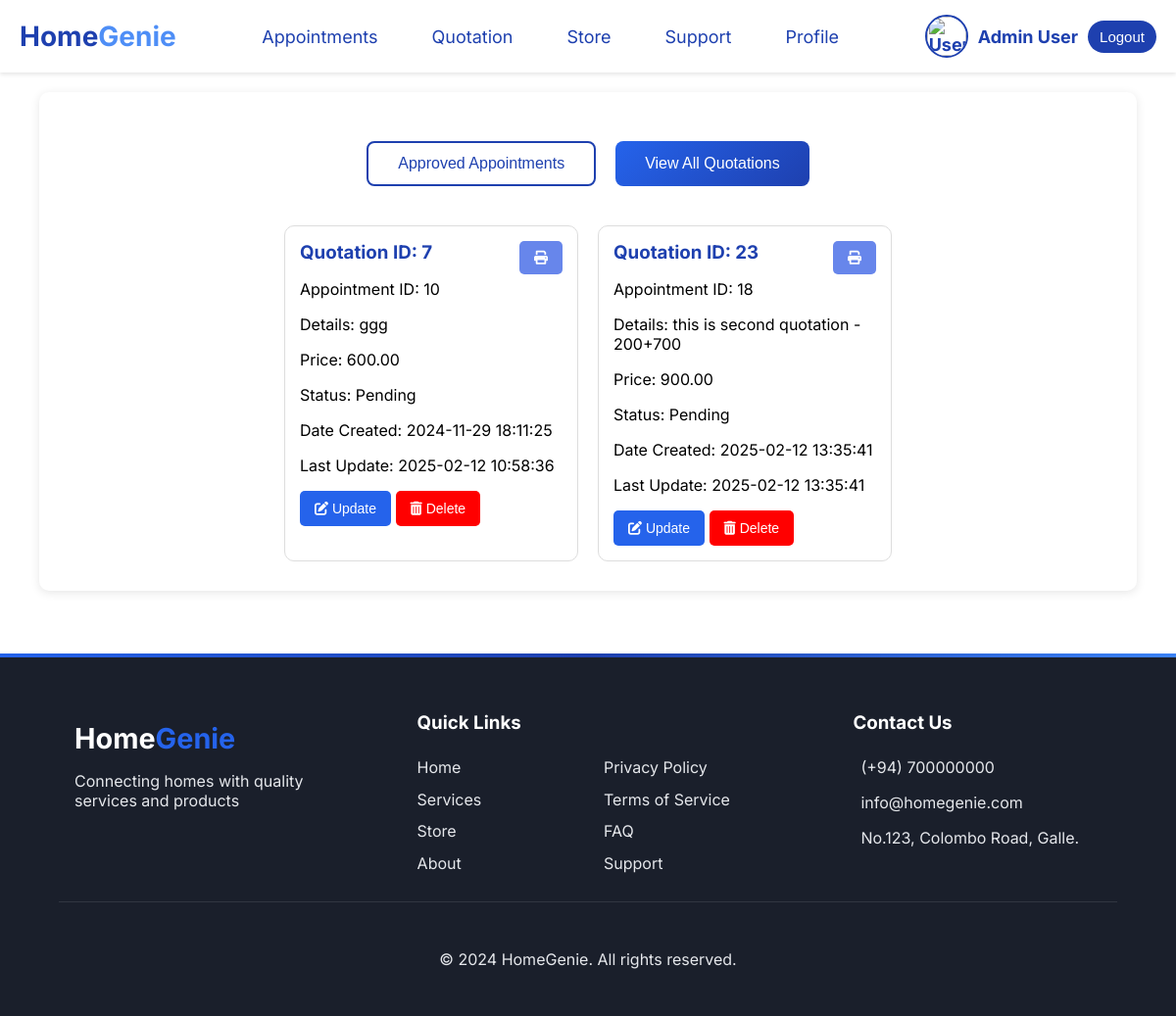
Page /ServiceProviderController/SubmittedQuotations (signed in) on the committed database.
### tables this page shows
CREATE TABLE `quotations` (
  `quotation_id` int(11) NOT NULL,
  `appointment_id` int(11) NOT NULL,
  `service_provider_id` int(11) NOT NULL,
  `quotation_details` text NOT NULL,
  `price` decimal(10,2) NOT NULL,
  `status` enum('Pending','Approved','Rejected') DEFAULT 'Pending',
  `created_at` timestamp NOT NULL DEFAULT current_timestamp(),
  `updated_at` timestamp NOT NULL DEFAULT current_timestamp() ON UPDATE current_timestamp()
);

### app/controllers/ServiceProviderController.php (called while the page is built, shortened)
<?php
class ServiceProviderController extends Controller
{
    private $QuotationSVPModel;
    public function __construct()
    {
        $this->QuotationSVPModel = $this->model('QuotationSVPModel');
    }
    public function SubmittedQuotations()
    {
        $results = $this->QuotationSVPModel->getAllQuotationslist();
        $this->view('ServiceProvider/SubmittedQuotations', data: $results);
    }
}

### app/libraries/Core.php (called while the page is built, shortened)
<?php
class Core {
    protected $currentMethod = 'index';
    public function __construct() {
        $url = $this->getURL();
        if (isset($url[0]) && file_exists('../app/controllers/' . ucwords($url[0]) . '.php')) {
            unset($url[0]);
        }
        $this->currentController = new $this->currentController;
        if (isset($url[1]) && method_exists($this->currentController, $url[1])) {
            $this->currentMethod = $url[1];
            unset($url[1]);
        }
        $this->params = $url ? array_values($url) : [];
        call_user_func_array([$this->currentController, $this->currentMethod], $this->params);
    }
    public function getURL() {
        if (isset($_GET['url'])) {
            $url = rtrim($_GET['url'], '/');
            $url = filter_var($url, FILTER_SANITIZE_URL);
            return explode('/', $url);
        }
        return [];
    }
}

### public/index.php (called while the page is built, shortened)
<?php
   $init = new Core();
?>

### app/libraries/Database.php (called while the page is built, shortened)
<?php
class Database{
    private $host = DB_HOST;
    private $user = DB_USER;
    private $password = DB_PASSWORD;
    private $dbname = DB_NAME;
    private $dbh;
    private $statement;
    public function __construct(){
        $dsn = 'mysql:host='.$this->host.';dbname='.$this->dbname;
        $options = array(
            PDO::ATTR_PERSISTENT => true,
            PDO::ATTR_ERRMODE => PDO::ERRMODE_EXCEPTION
        );
        try {
            $this->dbh = new PDO($dsn, $this->user, $this->password, $options);
        } catch (PDOException $e) {
            $this->error = $e->getMessage();
            echo $this->error;
        }
    }
    public function query($sql){
        $this->statement = $this->dbh->prepare($sql);
    }
    public function execute(){
        return $this->statement->execute();
    }
    public function resultSet(){
        $this->execute();
        return $this->statement->fetchAll(PDO::FETCH_OBJ);
    }
}

### app/models/QuotationSVPModel.php (called while the page is built, shortened)
<?php
class QuotationSVPModel
{
  private $db;
  public function __construct()
  {
    $this->db = new Database();
  }
  public function getAllQuotationslist()
  {
    $query = "
        SELECT q.quotation_id, q.appointment_id, q.service_provider_id, q.quotation_details, q.price, q.status, q.created_at, q.updated_at
        FROM quotations q
    ";
    $this->db->query($query);
    return $this->db->resultset();
  }
}

### app/views/ServiceProvider/SubmittedQuotations.php (the view, shortened to what this page needs)
<?php
require_once APPROOT . '/views/ServiceProvider/navbar_svp.php';
?>
<!DOCTYPE html>
<html lang="en">
<head>
  <link rel="stylesheet" href="<?php echo URLROOT; ?>/public/css/SVP/SVP_SubmittedQuotations.css">
</head>
<body>
  <div class="container">
    <div class="button-group"
      style="display: flex;margin-top: 30px; justify-content: center; gap: 20px; margin-bottom: 20px;">
      <button class="btn" onclick="showAppointments()"
        style="color: #1e40af; background-color: white; padding: 12px 30px; font-size: 16px; border-radius: 8px; cursor: pointer; transition: all 0.3s ease; border: 2px solid #1e40af;">
        Approved Appointments
      </button>
      <button class="btn" onclick="showQuotations()"
        style="color: white; background: linear-gradient(135deg, #2563eb, #1e40af); padding: 12px 30px; border: none; font-size: 16px; border-radius: 8px; cursor: pointer; transition: all 0.3s ease;">
        View All Quotations
      </button>
    </div>
    <div class="quotation-list">
      <div class="quotations-container" style="justify-content: center;">
        <?php if (!empty($data)): ?>
          <?php foreach ($data as $item): ?>
            <div class="card" id="card-<?php echo $item->quotation_id; ?>">
              <button class="btn" onclick="printQuotation(<?php echo $item->quotation_id; ?>)"
                style="color: white; background-color:rgb(103, 134, 235); float: right; align-items: end;">
                <i class="fas fa-print fa-1x"></i>
              </button>
              <h3>Quotation ID: <?php echo htmlspecialchars($item->quotation_id); ?></h3>
              <p>Appointment ID: <?php echo htmlspecialchars($item->appointment_id); ?></p>
              <p>Details:
                <span
                  id="details-text-<?php echo $item->quotation_id; ?>"><?php echo htmlspecialchars($item->quotation_details); ?></span>
              </p>
              <p>Price:
                <span
                  id="price-text-<?php echo $item->quotation_id; ?>"><?php echo htmlspecialchars($item->price); ?></span>
              </p>
              <p>Status: <span
                  id="status-text-<?php echo $item->quotation_id; ?>"><?php echo htmlspecialchars($item->status); ?></span>
              </p>
              <p>Date Created: <span
                  id="created-at-text-<?php echo $item->quotation_id; ?>"><?php echo htmlspecialchars($item->created_at); ?></span>
              </p>
              <p>Last Update: <span
                  id="updated-at-text-<?php echo $item->quotation_id; ?>"><?php echo htmlspecialchars($item->updated_at); ?></span>
              </p>
              <button class="btn update-btn" style="color: white;"
                onclick="editQuotation(<?php echo $item->quotation_id; ?>)"><i class="fas fa-edit"></i> Update</button>
              <button class="btn" onclick="deleteQuotation(<?php echo $item->quotation_id; ?>)"
                style="color: white; background-color: red;">
                <i class="fas fa-trash-alt"></i> Delete
              </button>
            </div>
          <?php endforeach; ?>
        <?php else: ?>
          <p>No quotations available.</p>
        <?php endif; ?>
      </div>
    </div>
  </div>
  <link rel="stylesheet" href="https://cdnjs.cloudflare.com/ajax/libs/font-awesome/6.0.0-beta3/css/all.min.css">
</body>
</html>
<?php
require_once APPROOT . '/views/ServiceProvider/footer_svp.php';
?>

### public/css/SVP/SVP_SubmittedQuotations.css (style rules this page uses)
:root { --body-color: #ffffff; --main-color: #1e40af; --primary-color: #2563eb; --primary-color-light: #ffffff; --light-green: #3b82f6; --toggle-color: #DDD; --text-color: #ffffff; --black: #000; }
.container { width: 90%; max-width: 1200px; margin: 20px auto; padding: 20px; background-color: var(--primary-color-light); border-radius: 10px; box-shadow: 0 2px 10px rgba(0, 0, 0, 0.1); }
.card { border: 1px solid var(--toggle-color); border-radius: 10px; padding: 15px; margin: 10px 0; background-color: var(--primary-color-light); width: 100%; max-width: 300px; box-sizing: border-box; transition: transform 0.2s; }
.card h3 { margin: 0; color: var(--main-color); }
.btn { background-color: var(--primary-color); color: var(--text-color); border: none; border-radius: 5px; padding: 10px 15px; cursor: pointer; font-size: 14px; transition: background-color 0.3s; }
.quotation-list { margin-top: 30px; }
.appointments-container, .quotations-container { display: flex; flex-wrap: wrap; gap: 20px; justify-content: flex-start; }

### app/views/ServiceProvider/navbar_svp.php (style rules this page uses)
:root { --body-color: #ffffff; --main-color: #1e40af; --primary-color: #2563eb; --primary-color-light: #ffffff; --light-green: #3b82f6; --toggle-color: #DDD; --text-color: #ffffff; --black: #000; --hover-color: rgba(38, 99, 235, 0.1); --shadow-color: rgba(0, 0, 0, 0.1); }
body { font-family: 'Inter', sans-serif; margin: 0; padding: 0; background-color: var(--body-color); color: var(--black); }

### app/views/ServiceProvider/SubmittedQuotations.php (style rules this page uses)
.button-group { display: flex; justify-content: center; gap: 20px; margin-bottom: 20px; }
.button-group button { transition: transform 0.3s ease, box-shadow 0.3s ease; }

### app/views/ServiceProvider/footer_svp.php (style rules this page uses)
:root { --primary-color: #2563eb; --secondary-color: #1e40af; --accent-color: #3b82f6; --text-color: #1f2937; --light-bg: #f3f4f6; --white: #ffffff; --transition: all 0.3s ease; --footer-bg: #1a1f2b; --footer-text: #e5e7eb; }

### rows in the picture
quotations: quotation_id "7", appointment "10", quotation_details "ggg", price "600.00", status "Pending", created_at "2024-11-29 18:11:25", updated_at "2025-02-12 10:58:36"
quotations: quotation_id "23", appointment "18", quotation_details "this is second quotation - 200+700", price "900.00", status "Pending", created_at "2025-02-12 13:35:41", updated_at "2025-02-12 13:35:41"

### other values in the picture
$_SESSION['username'] "Admin User"
